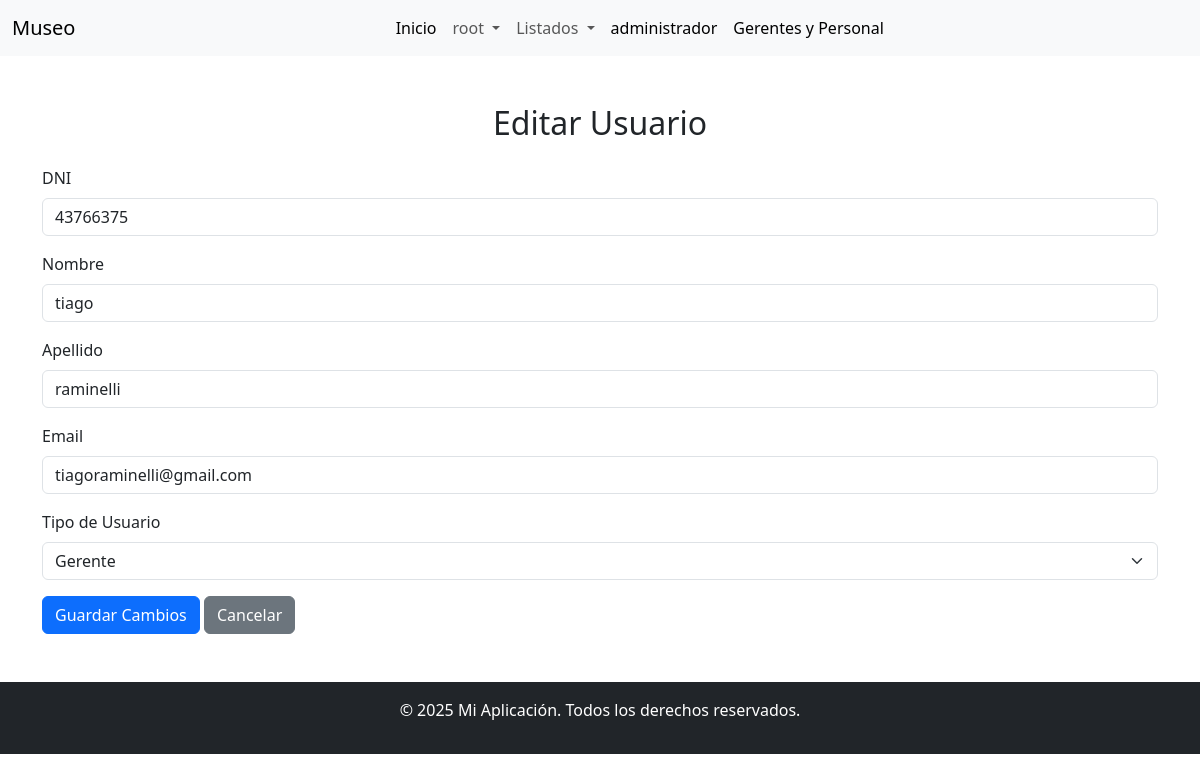
Before: /editarUser.php?id=2 (signed in) with the older database file.
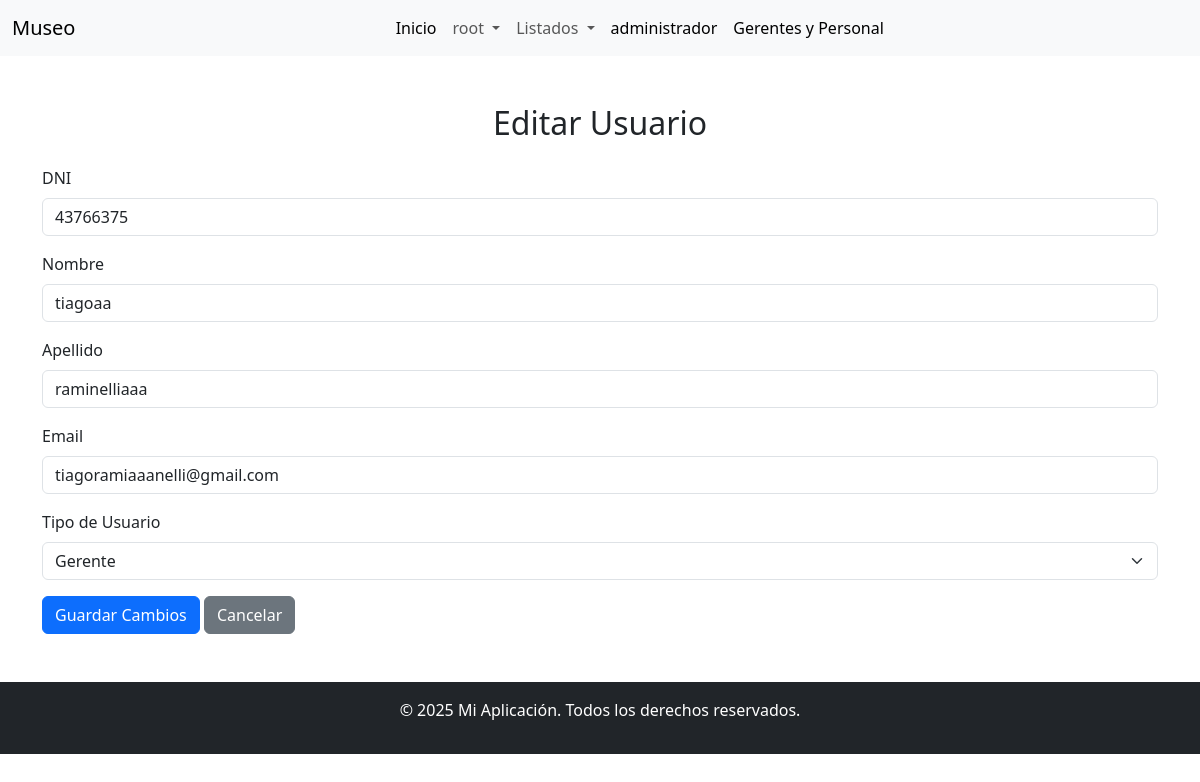
After: the same page with the newer database file.
### tables this page shows
CREATE TABLE `usuario` (
  `idUsuario` int(11) NOT NULL,
  `dni` varchar(8) DEFAULT NULL,
  `nombre` varchar(255) DEFAULT NULL,
  `apellido` varchar(255) DEFAULT NULL,
  `email` varchar(255) DEFAULT NULL,
  `clave` varchar(255) DEFAULT NULL,
  `fecha_alta` date DEFAULT NULL,
  `tipo_de_usuario` varchar(50) DEFAULT NULL
);

### editarUser.php (the view, shortened to what this page needs)
<?php
require_once 'bd.php';
$idUsuario = $_GET['id'];
$sql = "SELECT idUsuario, dni, nombre, apellido, email, fecha_alta, tipo_de_usuario FROM usuario WHERE idUsuario = :idUsuario";
$stmt = $pdo->prepare($sql);
$stmt->execute(['idUsuario' => $idUsuario]);
$usuario = $stmt->fetch(PDO::FETCH_ASSOC);
?>
<!DOCTYPE html>
<html lang="es">
<head>
    <link rel="stylesheet" href="https://cdn.jsdelivr.net/npm/bootstrap@5.3.0/dist/css/bootstrap.min.css">
</head>
<body>
<?php include("./includes/navbar.php"); ?>
<div class="container mt-5">
    <h2 class="text-center mb-4">Editar Usuario</h2>
    <form method="POST" action="funcionEditarUser.php">
        <div class="mb-3">
            <label for="dni" class="form-label">DNI</label>
            <input type="text" class="form-control" id="dni" name="dni" value="<?php echo $usuario['dni']; ?>" required>
        </div>
        <div class="mb-3">
            <label for="nombre" class="form-label">Nombre</label>
            <input type="text" class="form-control" id="nombre" name="nombre" value="<?php echo $usuario['nombre']; ?>" required>
        </div>
        <div class="mb-3">
            <label for="apellido" class="form-label">Apellido</label>
            <input type="text" class="form-control" id="apellido" name="apellido" value="<?php echo $usuario['apellido']; ?>" required>
        </div>
        <div class="mb-3">
            <label for="email" class="form-label">Email</label>
            <input type="email" class="form-control" id="email" name="email" value="<?php echo $usuario['email']; ?>" required>
        </div>
        <div class="mb-3">
            <label for="tipo_de_usuario" class="form-label">Tipo de Usuario</label>
            <select class="form-select" id="tipo_de_usuario" name="tipo_de_usuario" required>
                <option value="gerente" <?php echo ($usuario['tipo_de_usuario'] == 'gerente') ? 'selected' : ''; ?>>Gerente</option>
            </select>
        </div>
        <button type="submit" class="btn btn-primary">Guardar Cambios</button>
        <a href="personal.php" class="btn btn-secondary">Cancelar</a>
    </form>
</div>
<?php include("./includes/footer.php"); ?>
</body>
</html>

Changed rows visible on the page:
changed usuario "Gerente": nombre "tiago" → "tiagoaa"; apellido "raminelli" → "raminelliaaa"; email "tiagoraminelli@gmail.com" → "tiagoramiaaanelli@gmail.com"
